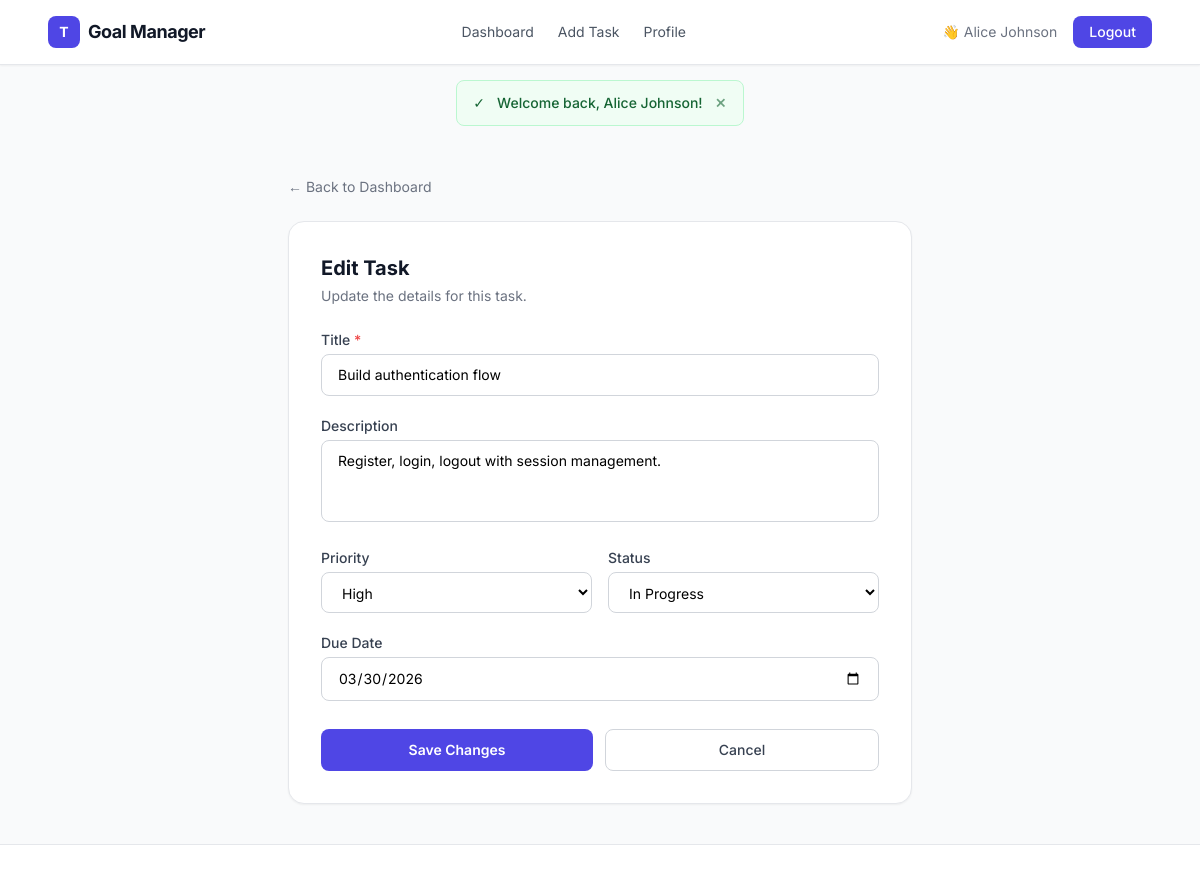
The page /pages/edit_task.php?id=3 (signed in) on the database its author committed.
### tables this page shows
CREATE TABLE IF NOT EXISTS tasks (
    id          INT AUTO_INCREMENT PRIMARY KEY,
    user_id     INT           NOT NULL,
    title       VARCHAR(255)  NOT NULL,
    description TEXT,
    status      ENUM('pending','in_progress','completed') NOT NULL DEFAULT 'pending',
    priority    ENUM('low','medium','high')               NOT NULL DEFAULT 'medium',
    due_date    DATE,
    created_at  TIMESTAMP     DEFAULT CURRENT_TIMESTAMP,
    FOREIGN KEY (user_id) REFERENCES users(id) ON DELETE CASCADE
);

### pages/edit_task.php (the view, shortened to what this page needs)
<?php
require_once __DIR__ . '/../includes/header.php';
$db     = getDB();
$userId = (int) $_SESSION['user_id'];
$taskId = (int) ($_GET['id'] ?? 0);
$stmt = $db->prepare('SELECT * FROM tasks WHERE id = ? AND user_id = ?');
$stmt->execute([$taskId, $userId]);
$task = $stmt->fetch();
$old    = $task;
?>
<div class="max-w-2xl mx-auto px-4 sm:px-6 py-10">
    <a href="<?= BASE_URL ?>pages/dashboard.php" class="inline-flex items-center gap-1 text-sm text-gray-500 hover:text-indigo-600 mb-6 transition-colors">
        ← Back to Dashboard
    </a>
    <div class="bg-white rounded-2xl border border-gray-200 shadow-sm p-8">
        <h1 class="text-xl font-bold text-gray-900 mb-1">Edit Task</h1>
        <p class="text-sm text-gray-500 mb-6">Update the details for this task.</p>
        <form method="POST" action="?id=<?= $taskId ?>" novalidate class="space-y-5">
            <div>
                <label for="title" class="block text-sm font-medium text-gray-700 mb-1">
                    Title <span class="text-red-500">*</span>
                </label>
                <input id="title" type="text" name="title"
                    value="<?= htmlspecialchars($old['title']) ?>"
                    class="w-full px-4 py-2.5 rounded-lg border border-gray-300 text-sm
                           focus:outline-none focus:ring-2 focus:ring-indigo-500 focus:border-transparent transition">
            </div>
            <div>
                <label for="description" class="block text-sm font-medium text-gray-700 mb-1">Description</label>
                <textarea id="description" name="description" rows="3"
                    class="w-full px-4 py-2.5 rounded-lg border border-gray-300 text-sm
                           focus:outline-none focus:ring-2 focus:ring-indigo-500 focus:border-transparent
                           transition resize-none"><?= htmlspecialchars($old['description'] ?? '') ?></textarea>
            </div>
            <div class="grid grid-cols-2 gap-4">
                <div>
                    <label for="priority" class="block text-sm font-medium text-gray-700 mb-1">Priority</label>
                    <select id="priority" name="priority"
                        class="w-full px-4 py-2.5 rounded-lg border border-gray-300 text-sm
                               focus:outline-none focus:ring-2 focus:ring-indigo-500 focus:border-transparent transition bg-white">
                        <?php foreach (['low' => 'Low', 'medium' => 'Medium', 'high' => 'High'] as $val => $lbl): ?>
                        <option value="<?= $val ?>" <?= $old['priority'] === $val ? 'selected' : '' ?>><?= $lbl ?></option>
                        <?php endforeach; ?>
                    </select>
                </div>
                <div>
                    <label for="status" class="block text-sm font-medium text-gray-700 mb-1">Status</label>
                    <select id="status" name="status"
                        class="w-full px-4 py-2.5 rounded-lg border border-gray-300 text-sm
                               focus:outline-none focus:ring-2 focus:ring-indigo-500 focus:border-transparent transition bg-white">
                        <?php foreach (['pending' => 'Pending', 'in_progress' => 'In Progress', 'completed' => 'Completed'] as $val => $lbl): ?>
                        <option value="<?= $val ?>" <?= $old['status'] === $val ? 'selected' : '' ?>><?= $lbl ?></option>
                        <?php endforeach; ?>
                    </select>
                </div>
            </div>
            <div>
                <label for="due_date" class="block text-sm font-medium text-gray-700 mb-1">Due Date</label>
                <input id="due_date" type="date" name="due_date"
                    value="<?= htmlspecialchars($old['due_date'] ?? '') ?>"
                    class="w-full px-4 py-2.5 rounded-lg border border-gray-300 text-sm
                           focus:outline-none focus:ring-2 focus:ring-indigo-500 focus:border-transparent transition">
            </div>
            <div class="flex gap-3 pt-2">
                <button type="submit"
                    class="flex-1 bg-indigo-600 hover:bg-indigo-700 text-white font-semibold py-2.5 rounded-lg transition-colors text-sm">
                    Save Changes
                </button>
                <a href="<?= BASE_URL ?>pages/dashboard.php"
                    class="flex-1 text-center border border-gray-300 hover:bg-gray-50 text-gray-700 font-medium py-2.5 rounded-lg transition-colors text-sm">
                    Cancel
                </a>
            </div>
        </form>
    </div>
</div>
<?php require_once __DIR__ . '/../includes/footer.php'; ?>

### includes/header.php (style rules this page uses)
body { font-family: 'Inter', ui-sans-serif, system-ui; }

### rows shown on the page
tasks: title "Build authentication flow", description "Register, login, logout with session management.", priority "High", status "In Progress", due_date "03/30/2026"

### other values the page prints
$label "Dashboard Add Task Profile"
$_SESSION['user_name'] "Alice Johnson"
$flash['msg'] "Welcome back, Alice Johnson!"
